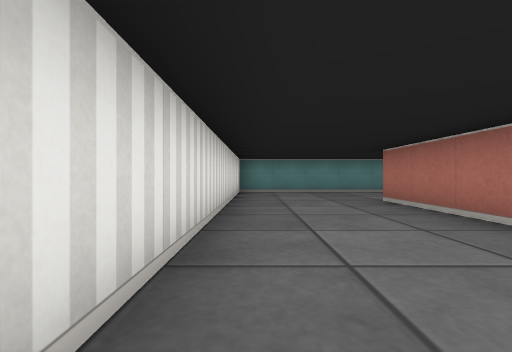
[1] (above)

24 first-person views from a walk through a cub3D level. The camera is about half as high as the walls, looks level and sees 85° across. The floor is counted in squares. Each view is taken from the middle of a square. On the plan, view 1 faces up. The plan holds only what a view shows up to about 9 squares ahead; the rest is blank.

[2]
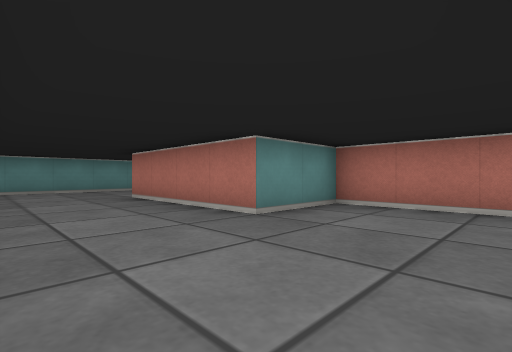

[3]
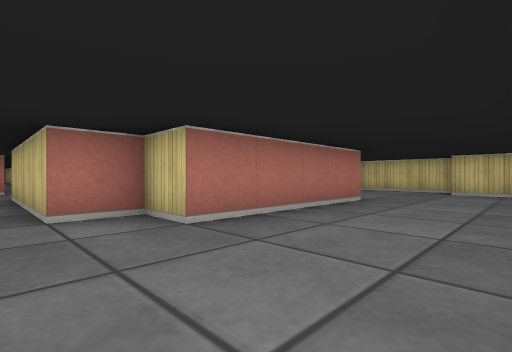

[4]
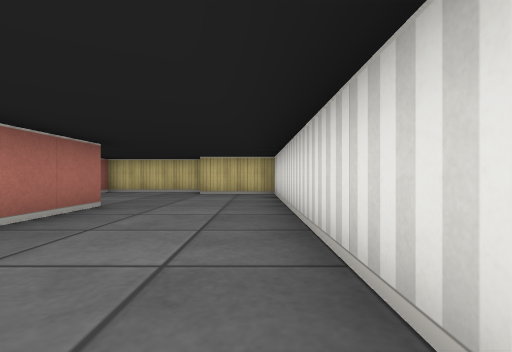

[5]
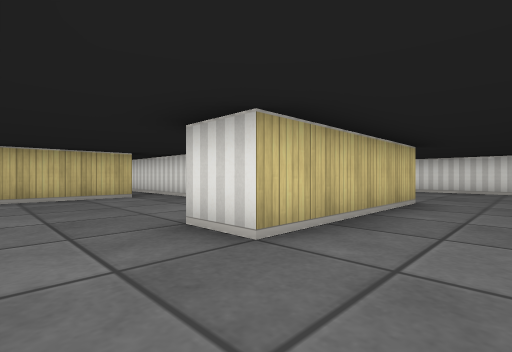

[6]
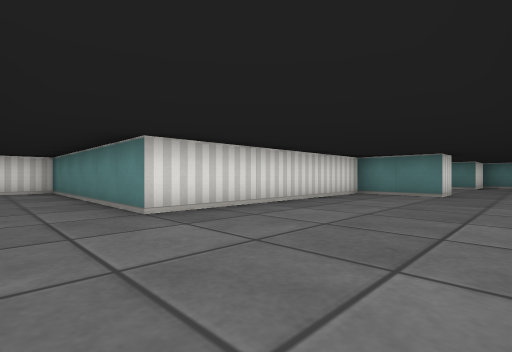

[7]
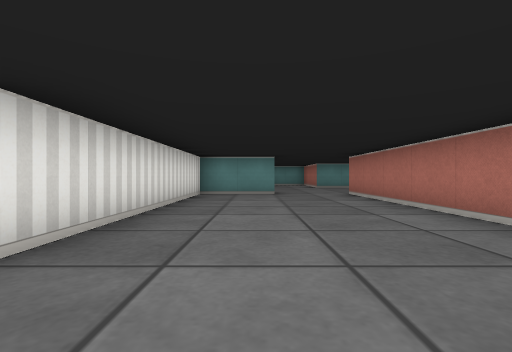

[8]
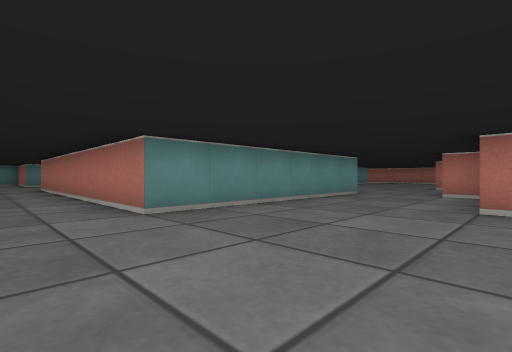

[9]
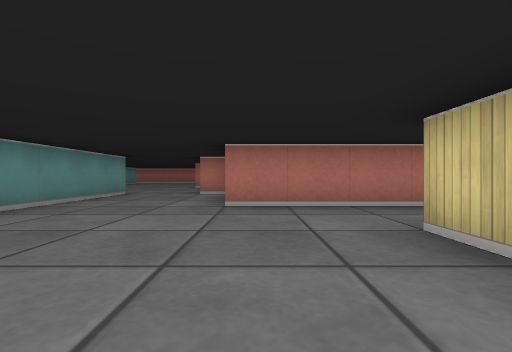

[10]
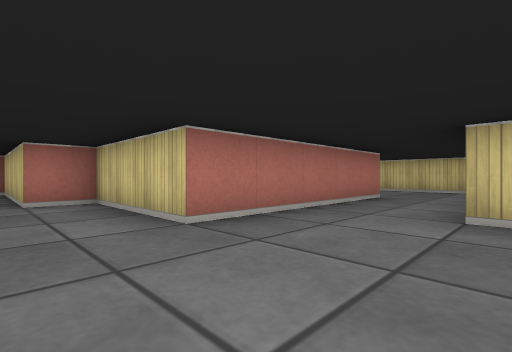

[11]
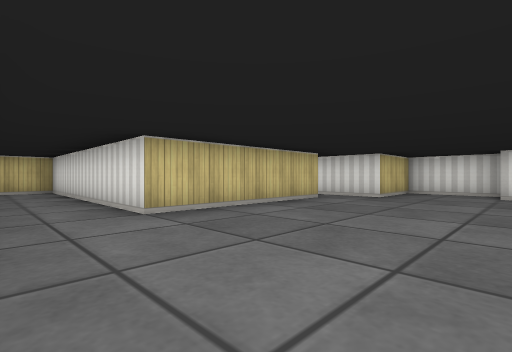

[12]
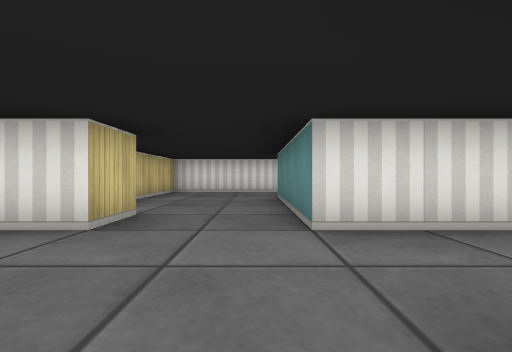

[13]
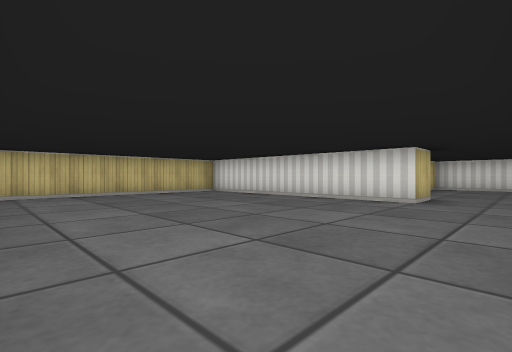

[14]
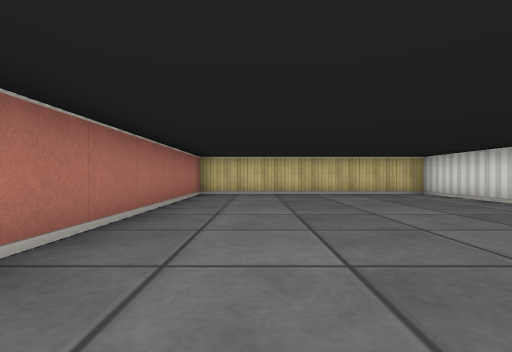

[15]
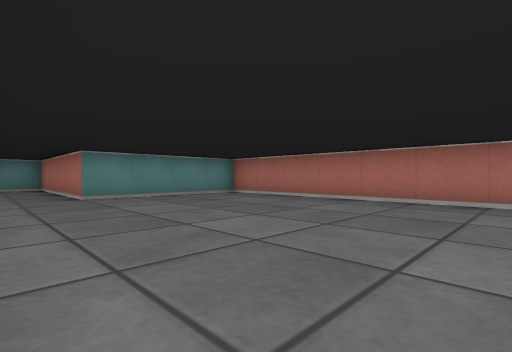

[16]
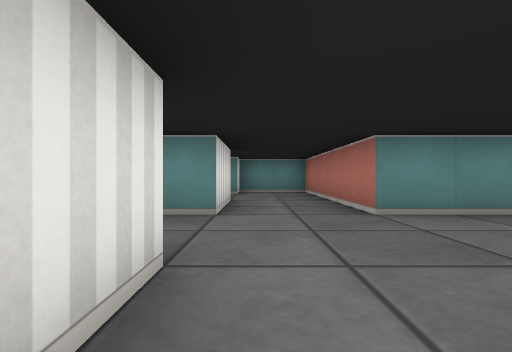

[17]
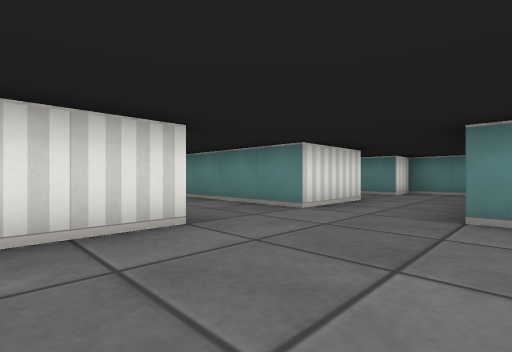

[18]
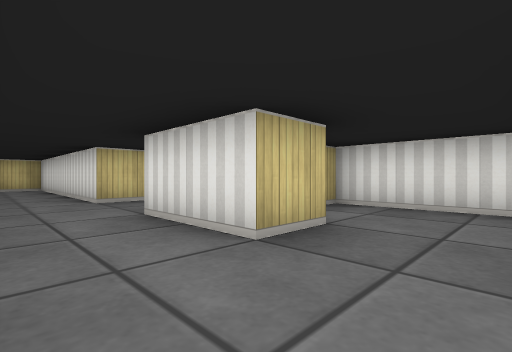

[19]
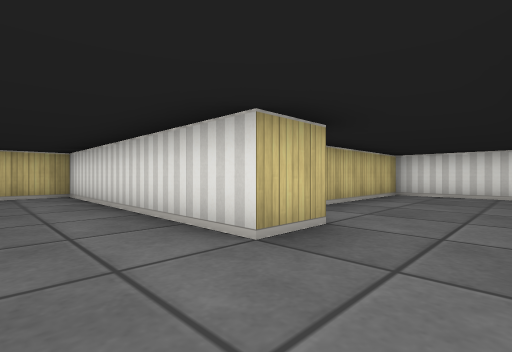

[20]
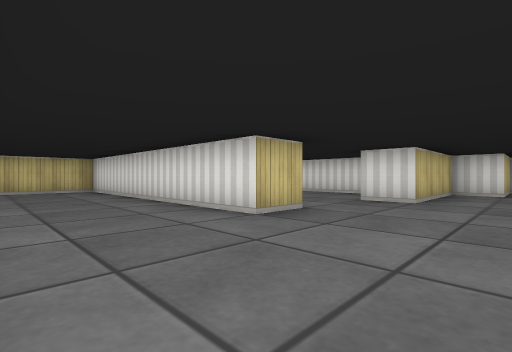

[21]
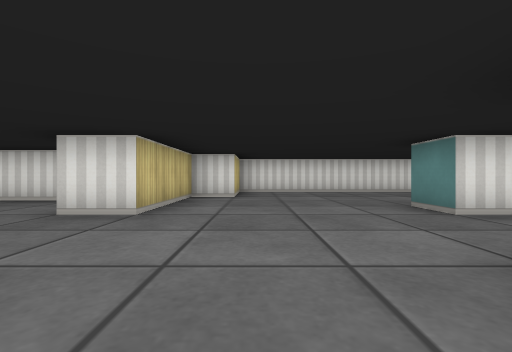

[22]
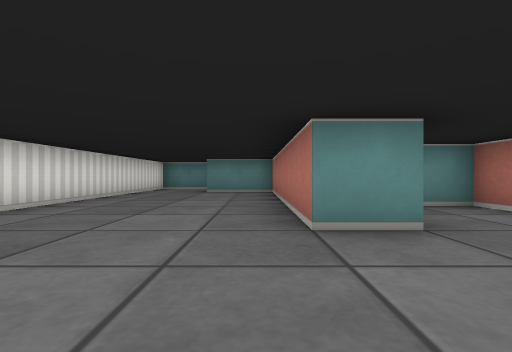

[23]
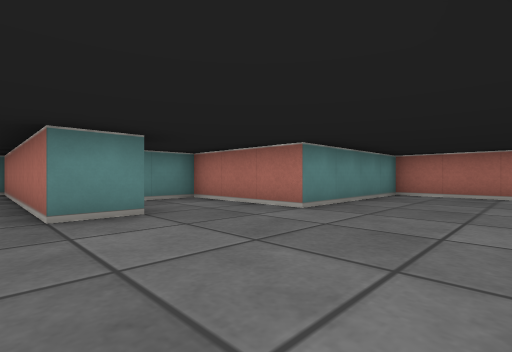

[24]
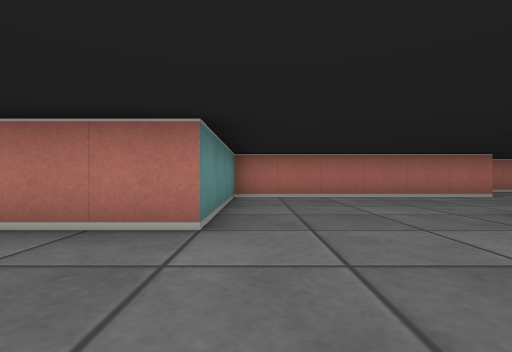

### Floor plan
Points are (right, up) in squares from view 1. A wall is a line through its corners. A room is listed if a view was taken in it or the views show most of it. See-through windows are left out.
Room 1 (views 1, 2, 3, 4)
walls: (1.6, -2.5) (4.5, -2.5) (4.5, 1.5) (2.5, 1.5) (2.5, 5.5) (3.5, 5.5) (3.5, 6.5) (6.5, 6.5); (5.5, 8.5) (-0.5, 8.5) (-0.5, -1.5) (1.5, -1.5)
ways out: opening at (5.5, 7.5) to room 2
Room 2 (views 5, 6, 7)
walls: (7.5, 15.5) (7.5, 14.5) (5.5, 14.5) (5.5, 8.5); (6.5, 6.5) (7.5, 6.5); (9.5, 6.5) (9.5, 14.5)
ways out: opening at (5.5, 7.5) to room 1; opening at (8.5, 7) to room 3; opening at (8.5, 14.5) to room 6
Room 3 (views 8, 9, 10, 11)
walls: (6.5, 1.5) (10.5, 1.5) (10.5, -4.5) (13.9, -4.5); (7.5, 6.5) (7.5, 5.5); (16.5, 0.5) (16.5, -1.5) (12.5, -1.5) (12.5, 3.5) (15.5, 3.5) (15.5, 4.5) (16.5, 4.5); (15.5, 6.5) (9.5, 6.5); (15.5, -3.5) (16.5, -3.5); (3.5, 4.5) (3.5, 2.5) (5.5, 2.5) (5.5, 1.5); (18.5, -1.5) (18.5, 0.5)
ways out: opening at (8.5, 7) to room 2; opening at (16.5, -2.5) to room 4; opening at (17.5, -0.5) to room 5; opening at (6, 1); opening at (15.5, 5.5)
Room 4 (views 12, 13, 14, 15, 16, 17, 19)
walls: (16.5, -3.5) (16.5, -9.5) (22.5, -9.5) (22.5, -1.5) (18.5, -1.5)
ways out: opening at (16.5, -2.5) to room 3
Room 5 (view 18)
walls: (15.5, 0.5) (16.5, 0.5); (13.5, 1.9) (13.5, -0.5); (18.5, 0.5) (18.5, 3.5) (16.5, 3.5) (16.5, 2.5) (15.5, 2.5)
ways out: opening at (17.5, -0.5) to room 3
Room 6 (views 20, 21, 22, 23, 24)
walls: (9.5, 14.5) (10.5, 14.5) (10.5, 7.5) (12.6, 7.5); (7.5, 20.2) (7.5, 19.5) (6.5, 19.5) (6.5, 25.5) (4.5, 25.5); (13.5, 12.4) (13.5, 18.5) (9.5, 18.5) (9.5, 21.5) (8.4, 21.5); (15.5, 10.1) (15.5, 10.9); (2.5, 26) (2.5, 16.5) (4.5, 16.5) (4.5, 15.5) (7.5, 15.5)
ways out: opening at (8.5, 14.5) to room 2

Where each view was taken, in squares from view 1:
view 1: 0 up, 0 right, facing up
view 2: 1 down, 0 right, facing up-right
view 3: 7 up, 0 right, facing down-right
view 4: 6 up, 0 right, facing down
view 5: 8 up, 9 right, facing down-left
view 6: 7 up, 9 right, facing up-left
view 7: 7 up, 7 right, facing up
view 8: 3 up, 8 right, facing up-right
view 9: 3 up, 8 right, facing right
view 10: 5 up, 10 right, facing down-right
view 11: 5 up, 12 right, facing down-left
view 12: 2 down, 19 right, facing left
view 13: 2 down, 22 right, facing down-left
view 14: 2 down, 21 right, facing down
view 15: 8 down, 17 right, facing up-right
view 16: 5 down, 17 right, facing up
view 17: 5 down, 19 right, facing up-left
view 18: 2 up, 18 right, facing down-left
view 19: 2 down, 18 right, facing down-left
view 20: 17 up, 13 right, facing down-left
view 21: 17 up, 11 right, facing left
view 22: 17 up, 6 right, facing up
view 23: 16 up, 6 right, facing up-right
view 24: 18 up, 7 right, facing right
